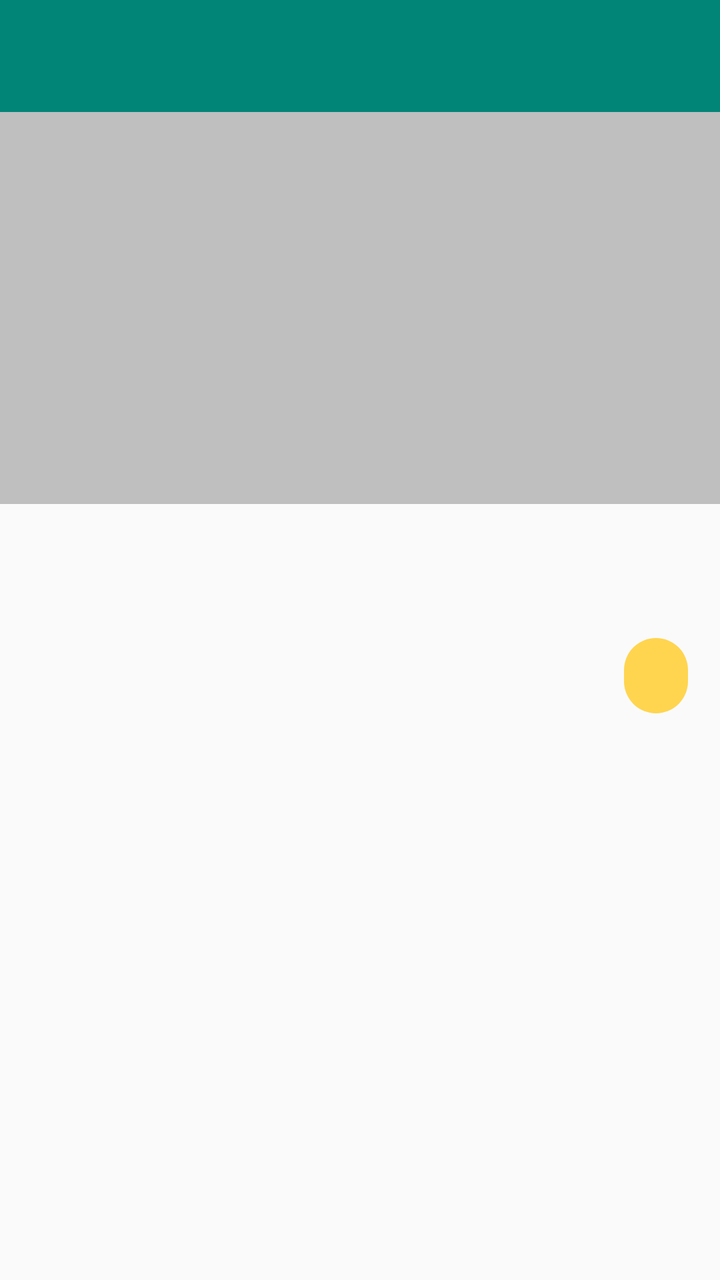
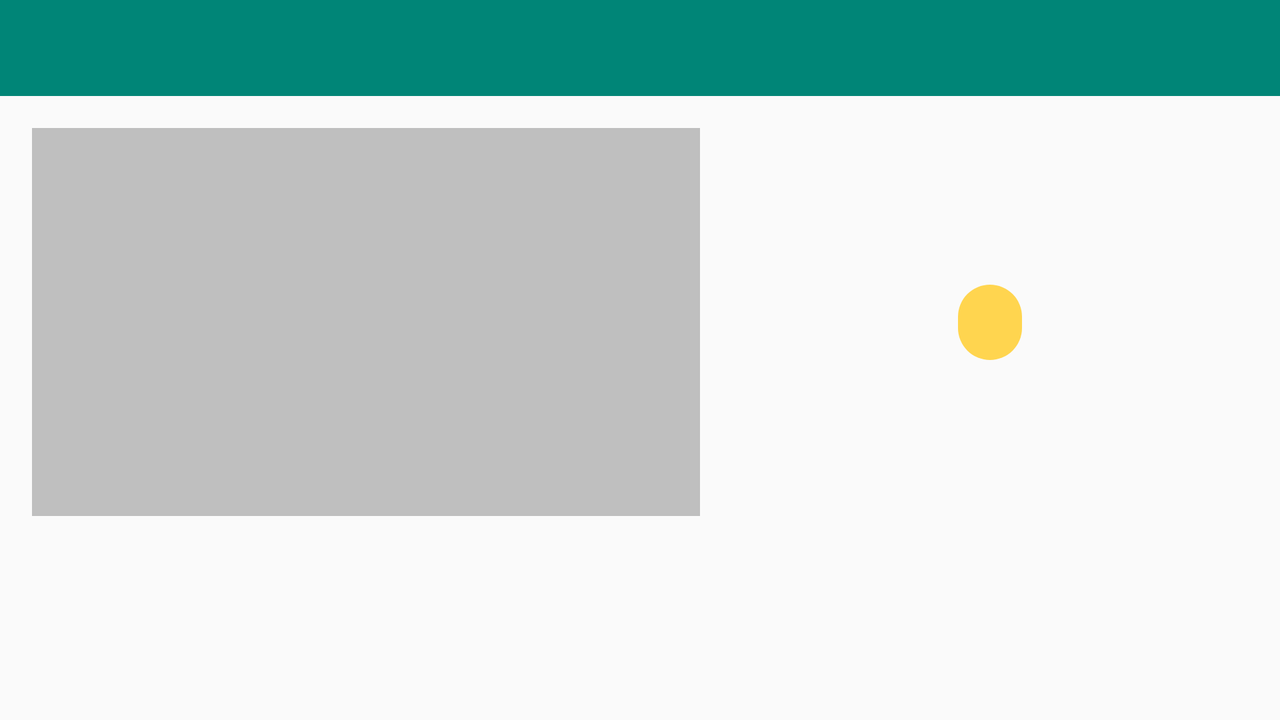

Two renders of one Android screen. The first uses the default layout on a phone; the second uses the alternative layout the repository ships for a different screen configuration, on a matching device. The two XML files are below.
<!-- AndroidManifest.xml: application theme AppTheme -->
<!-- res/layout/fragment_movie_details.xml -->
<?xml version="1.0" encoding="utf-8"?>
<android.support.constraint.ConstraintLayout xmlns:android="http://schemas.android.com/apk/res/android"
    xmlns:app="http://schemas.android.com/apk/res-auto"
    android:layout_width="match_parent"
    android:layout_height="match_parent">

    <android.support.design.widget.AppBarLayout
        android:id="@+id/app_bar_layout"
        android:layout_width="match_parent"
        android:layout_height="wrap_content">

        <android.support.v7.widget.Toolbar
            android:id="@+id/toolbar"
            android:layout_width="match_parent"
            android:layout_height="?android:attr/actionBarSize"
            android:theme="@style/AppTheme.Toolbar"
            app:layout_constraintLeft_toLeftOf="parent"
            app:layout_constraintRight_toRightOf="parent"
            app:layout_constraintTop_toTopOf="parent" />

    </android.support.design.widget.AppBarLayout>

    <ImageView
        android:id="@+id/iv_poster"
        android:layout_width="match_parent"
        android:layout_height="196dp"
        android:background="@color/image_background"
        android:scaleType="center"
        app:layout_constraintLeft_toLeftOf="parent"
        app:layout_constraintRight_toRightOf="parent"
        app:layout_constraintTop_toBottomOf="@id/app_bar_layout" />

    <TextView
        android:id="@+id/tv_release"
        android:layout_width="wrap_content"
        android:layout_height="wrap_content"
        android:layout_margin="@dimen/default_16dp"
        android:padding="@dimen/half_8dp"
        app:layout_constraintRight_toRightOf="parent"
        app:layout_constraintTop_toBottomOf="@id/iv_poster" />

    <ImageView
        android:id="@+id/iv_saved"
        android:layout_width="@dimen/icon_size"
        android:layout_height="@dimen/icon_size"
        android:layout_margin="@dimen/default_16dp"
        android:padding="@dimen/half_8dp"
        android:src="@drawable/ic_favorite"
        android:tint="@color/colorAccent"
        android:visibility="gone"
        app:layout_constraintLeft_toLeftOf="@id/iv_poster"
        app:layout_constraintTop_toTopOf="@id/iv_poster" />

    <TextView
        android:id="@+id/tv_rating"
        style="@style/AppTheme.TextView.Year"
        android:layout_width="wrap_content"
        android:layout_height="wrap_content"
        android:layout_margin="@dimen/default_16dp"
        android:padding="@dimen/half_8dp"
        app:layout_constraintRight_toRightOf="parent"
        app:layout_constraintTop_toBottomOf="@id/tv_release" />

    <TextView
        android:id="@+id/tv_director"
        android:layout_width="wrap_content"
        android:layout_height="wrap_content"
        android:layout_margin="@dimen/default_16dp"
        android:padding="@dimen/half_8dp"
        app:layout_constraintRight_toRightOf="parent"
        app:layout_constraintTop_toBottomOf="@id/tv_rating" />

    <TextView
        android:id="@+id/tv_summary"
        android:layout_width="match_parent"
        android:layout_height="wrap_content"
        android:layout_margin="@dimen/default_16dp"
        android:padding="@dimen/half_8dp"
        app:layout_constraintBottom_toBottomOf="parent"
        app:layout_constraintLeft_toLeftOf="parent"
        app:layout_constraintRight_toRightOf="parent"
        app:layout_constraintTop_toBottomOf="@id/tv_director"
        app:layout_constraintVertical_bias="0" />

    <ProgressBar
        android:id="@+id/pb_loading"
        android:layout_width="wrap_content"
        android:layout_height="wrap_content"
        android:visibility="gone"
        app:layout_constraintBottom_toBottomOf="parent"
        app:layout_constraintLeft_toLeftOf="parent"
        app:layout_constraintRight_toRightOf="parent"
        app:layout_constraintTop_toTopOf="parent" />

</android.support.constraint.ConstraintLayout>
<!-- resources referenced by this layout -->
<resources>
  <color name="colorAccent">#ffd54f</color>
  <color name="image_background">#bfbfbf</color>
  <dimen name="default_16dp">16dp</dimen>
  <dimen name="half_8dp">8dp</dimen>
  <dimen name="icon_size">48dp</dimen>
  <style name="AppTheme.TextView.Year" parent="AppTheme.TextView">
          <item name="android:layout_height">38dp</item>
          <item name="android:background">@drawable/year_background</item>
          <item name="android:textColor">@color/year_text_color</item>
          <item name="android:textSize">@dimen/year_text_size</item>
          <item name="android:textStyle">bold</item>
          <item name="android:paddingStart">@dimen/default_16dp</item>
          <item name="android:paddingTop">@dimen/half_8dp</item>
          <item name="android:paddingEnd">@dimen/default_16dp</item>
          <item name="android:paddingBottom">@dimen/half_8dp</item>
      </style>
  <style name="AppTheme.Toolbar" parent="Theme.AppCompat">
          <item name="android:textColorPrimary">@android:color/white</item>
          <item name="android:textColorSecondary">@android:color/white</item>
          <item name="actionMenuTextColor">@android:color/white</item>
      </style>
  <style name="AppTheme" parent="Theme.AppCompat.Light.NoActionBar">
          
          <item name="colorPrimary">@color/colorPrimary</item>
          <item name="colorPrimaryDark">@color/colorPrimaryDark</item>
          <item name="colorAccent">@color/colorAccent</item>
      </style>
  <style name="AppTheme.TextView" />
  <!-- drawable year_background (drawable) -->
  <?xml version="1.0" encoding="utf-8"?>
  <shape xmlns:android="http://schemas.android.com/apk/res/android">
  
      <corners android:radius="18dp"/>
      <solid android:color="@color/colorAccent"/>
  
  </shape>
  <color name="year_text_color">#000000</color>
  <dimen name="year_text_size">16sp</dimen>
  <color name="colorPrimary">#008577</color>
  <color name="colorPrimaryDark">#00574B</color>
</resources>
<!-- res/layout-land/fragment_movie_details.xml (the repository's variant of the layout above) -->
<!-- drawn on the phone turned sideways -->
<?xml version="1.0" encoding="utf-8"?>
<android.support.constraint.ConstraintLayout xmlns:android="http://schemas.android.com/apk/res/android"
    xmlns:app="http://schemas.android.com/apk/res-auto"
    android:layout_width="match_parent"
    android:layout_height="match_parent">

    <android.support.design.widget.AppBarLayout
        android:id="@+id/app_bar_layout"
        android:layout_width="match_parent"
        android:layout_height="wrap_content">

        <android.support.v7.widget.Toolbar
            android:id="@+id/toolbar"
            android:layout_width="match_parent"
            android:layout_height="?android:attr/actionBarSize"
            android:theme="@style/AppTheme.Toolbar"
            app:layout_constraintLeft_toLeftOf="parent"
            app:layout_constraintRight_toRightOf="parent"
            app:layout_constraintTop_toTopOf="parent" />

    </android.support.design.widget.AppBarLayout>

    <ImageView
        android:id="@+id/iv_poster"
        android:layout_width="334dp"
        android:layout_height="194dp"
        android:layout_marginLeft="@dimen/default_16dp"
        android:layout_marginTop="@dimen/default_16dp"
        android:background="@color/image_background"
        app:layout_constraintHorizontal_bias="0"
        app:layout_constraintLeft_toLeftOf="parent"
        app:layout_constraintRight_toRightOf="parent"
        app:layout_constraintTop_toBottomOf="@id/app_bar_layout" />

    <ImageView
        android:id="@+id/iv_saved"
        android:layout_width="@dimen/icon_size"
        android:layout_height="@dimen/icon_size"
        android:layout_margin="@dimen/default_16dp"
        android:padding="@dimen/half_8dp"
        android:src="@drawable/ic_favorite"
        android:tint="@color/colorAccent"
        android:visibility="gone"
        app:layout_constraintLeft_toLeftOf="@id/iv_poster"
        app:layout_constraintTop_toTopOf="@id/iv_poster" />

    <TextView
        android:id="@+id/tv_release"
        android:layout_width="wrap_content"
        android:layout_height="wrap_content"
        android:layout_margin="@dimen/default_16dp"
        android:padding="@dimen/half_8dp"
        app:layout_constraintBottom_toTopOf="@id/tv_rating"
        app:layout_constraintLeft_toRightOf="@id/iv_poster"
        app:layout_constraintRight_toRightOf="parent"
        app:layout_constraintTop_toTopOf="@id/iv_poster"
        app:layout_constraintVertical_chainStyle="spread_inside" />

    <TextView
        android:id="@+id/tv_rating"
        style="@style/AppTheme.TextView.Year"
        android:layout_width="wrap_content"
        android:layout_height="wrap_content"
        android:layout_margin="@dimen/default_16dp"
        android:padding="@dimen/half_8dp"
        app:layout_constraintBottom_toTopOf="@id/tv_director"
        app:layout_constraintLeft_toRightOf="@id/iv_poster"
        app:layout_constraintRight_toRightOf="parent"
        app:layout_constraintTop_toBottomOf="@id/tv_release" />

    <TextView
        android:id="@+id/tv_director"
        android:layout_width="wrap_content"
        android:layout_height="wrap_content"
        android:layout_margin="@dimen/default_16dp"
        android:padding="@dimen/half_8dp"
        app:layout_constraintBottom_toBottomOf="@id/iv_poster"
        app:layout_constraintLeft_toRightOf="@id/iv_poster"
        app:layout_constraintRight_toRightOf="parent"
        app:layout_constraintTop_toBottomOf="@id/tv_rating" />

    <TextView
        android:id="@+id/tv_summary"
        android:layout_width="match_parent"
        android:layout_height="wrap_content"
        android:layout_margin="@dimen/default_16dp"
        android:padding="@dimen/half_8dp"
        app:layout_constraintBottom_toBottomOf="parent"
        app:layout_constraintLeft_toLeftOf="parent"
        app:layout_constraintRight_toRightOf="parent"
        app:layout_constraintTop_toBottomOf="@id/iv_poster"
        app:layout_constraintVertical_bias="0" />

    <ProgressBar
        android:id="@+id/pb_loading"
        android:layout_width="wrap_content"
        android:layout_height="wrap_content"
        android:visibility="gone"
        app:layout_constraintBottom_toBottomOf="parent"
        app:layout_constraintLeft_toLeftOf="parent"
        app:layout_constraintRight_toRightOf="parent"
        app:layout_constraintTop_toTopOf="parent" />

</android.support.constraint.ConstraintLayout>
